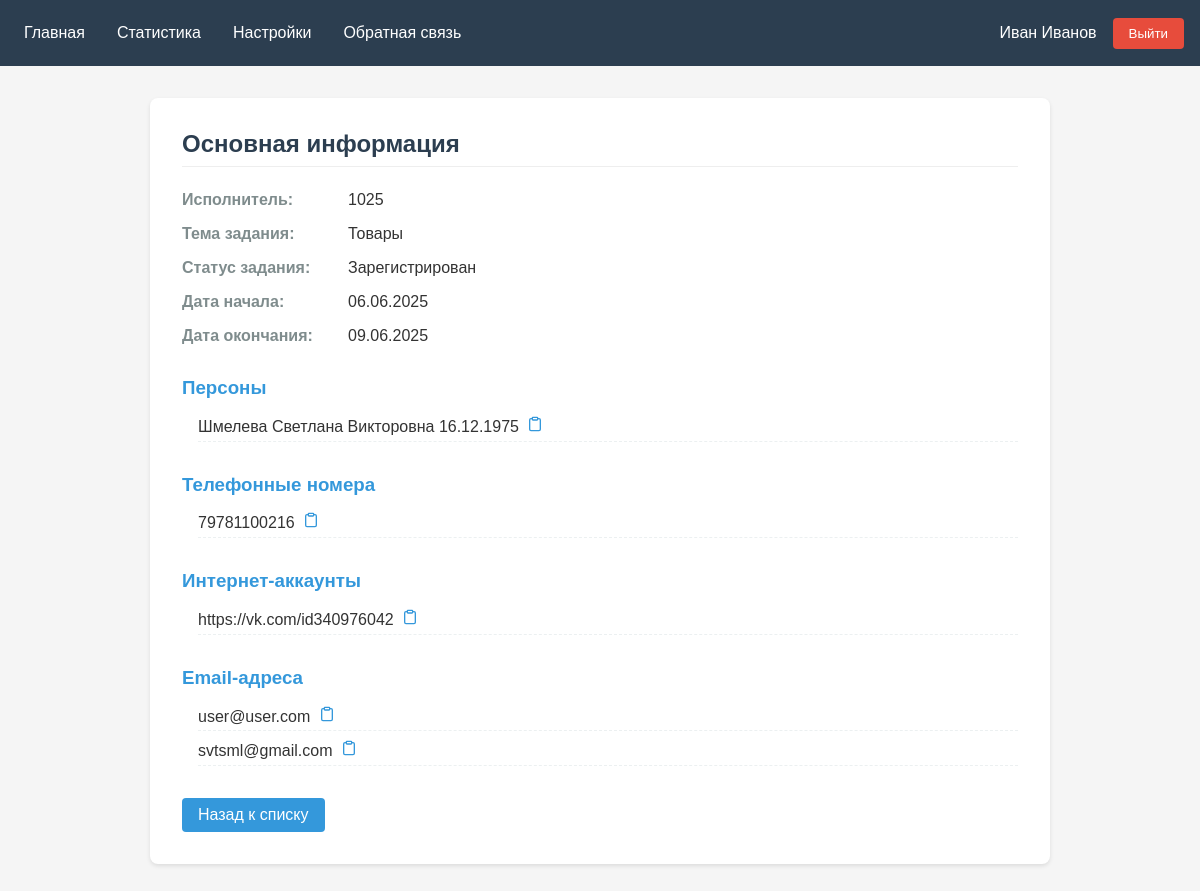
Screenshot of /tasker/1 with the database file from the repository.
### tasker/models.py (models this page shows, shortened)
class Tasks(models.Model):
    user = models.ForeignKey(Users, on_delete=models.PROTECT)
    subject = models.ForeignKey(TaskSubjects, on_delete=models.PROTECT)
    status = models.ForeignKey(TaskStatus, on_delete=models.PROTECT, default=get_default_status)
    start_date = models.DateField()
    end_date = models.DateField()

class Users(models.Model):
    user_number = models.IntegerField()
    abbreviation = models.CharField()
    def __str__(self):
        return str(self.user_number)

class TaskSubjects(models.Model):
    name = models.CharField()
    synonym = models.CharField()
    def __str__(self):
        return self.synonym

class TaskStatus(models.Model):
    status = models.CharField()
    def __str__(self):
        return self.status

class TaskPersons(models.Model):
    task = models.ForeignKey(Tasks, on_delete=models.PROTECT)
    person = models.CharField()

class TaskPhoneNumbers(models.Model):
    task = models.ForeignKey(Tasks, on_delete=models.PROTECT)
    phone = models.IntegerField()

class TaskInternetAccounts(models.Model):
    task = models.ForeignKey(Tasks, on_delete=models.PROTECT)
    internet_account = models.CharField()

class TaskEmails(models.Model):
    task = models.ForeignKey(Tasks, on_delete=models.PROTECT)
    email = models.EmailField()

### tasker/views.py (the view)
# urls.py: path("<int:id>", views.detail),
def detail(request, id):
    task = Tasks.objects.get(id=id)
    return render(request,
                  "detail.html",
                  {'active_tab': 'task-details', "task": task})

### tasker/templates/detail.html (shortened to what this page needs)
{% extends "menu.html" %}
{% block content %}
<div class="task-detail">
    <div class="task-info">
        <h2>Основная информация</h2>
        <div class="info-grid">
            <div class="info-label">Исполнитель:</div>
            <div class="info-value">{{ task.user }}</div>
            <div class="info-label">Тема задания:</div>
            <div class="info-value">{{ task.subject }}</div>
            <div class="info-label">Статус задания:</div>
            <div class="info-value">{{ task.status }}</div>
            <div class="info-label">Дата начала:</div>
            <div class="info-value">{{ task.start_date|date:"d.m.Y" }}</div>
            <div class="info-label">Дата окончания:</div>
            <div class="info-value">{{ task.end_date|date:"d.m.Y" }}</div>
        </div>
    </div>
    <div class="related-data">
        <div class="data-section">
            <h3>Персоны</h3>
            <ul>
                {% for person in task.taskpersons_set.all %}
                    <li>
                        <span class="copy-text">{{ person.person }}</span>
                        {% include "includes/copy_button.html" %}
                    </li>
                {% empty %}
                    <li>Нет привязанных персон</li>
                {% endfor %}
            </ul>
        </div>
        <div class="data-section">
            <h3>Телефонные номера</h3>
            <ul>
                {% for phone in task.taskphonenumbers_set.all %}
                    <li>
                        <span>{{ phone.phone }}</span>
                        {% include "includes/copy_button.html" %}
                    </li>
                {% empty %}
                    <li>Нет привязанных номеров</li>
                {% endfor %}
            </ul>
        </div>
        <div class="data-section">
            <h3>Интернет-аккаунты</h3>
            <ul>
                {% for account in task.taskinternetaccounts_set.all %}
                    <li>
                        <span>{{ account.internet_account }}</span>
                        {% include "includes/copy_button.html" %}
                    </li>
                {% empty %}
                    <li>Нет привязанных аккаунтов</li>
                {% endfor %}
            </ul>
        </div>
        <div class="data-section">
            <h3>Email-адреса</h3>
            <ul>
                {% for email in task.taskemails_set.all %}
                    <li>
                        <span>{{ email.email }}</span>
                        {% include "includes/copy_button.html" %}
                    </li>
                {% empty %}
                    <li>Нет привязанных email-адресов</li>
                {% endfor %}
            </ul>
        </div>
    </div>
    <a href="/" class="back-btn">Назад к списку</a>
</div>
{% endblock content %}

### tasker/templates/menu.html (shortened to what this page needs)
<!DOCTYPE html>
{% load static %}
<html lang="ru">
<head>
    <link rel="stylesheet" href="{% static 'css/styles.css' %}" />
</head>
<body>
    <nav>
        <div class="nav-left">
            <a href="/" class="{% if active_tab == 'index' %}active{% endif %}">Главная</a>
            <a href="stats" class="{% if active_tab == 'stats' %}active{% endif %}">Статистика</a>
            <a href="settings" class="{% if active_tab == 'settings' %}active{% endif %}">Настройки</a>
            <a href="feedback" class="{% if active_tab == 'feedback' %}active{% endif %}">Обратная связь</a>
        </div>
        <div class="nav-right">
            <span class="user-info">Иван Иванов</span>
            <button class="logout-btn">Выйти</button>
        </div>
    </nav>
    <div class="container">
        {% block content%}Контент{% endblock content %}
    </div>
</body>
</html>

### tasker/templates/includes/copy_button.html
<button class="copy-btn" onclick="copyToClipboard(this)" title="Копировать">
    <svg width="16" height="16" viewBox="0 0 24 24" fill="none" stroke="#3498db" stroke-width="2">
        <path d="M16 4h2a2 2 0 0 1 2 2v14a2 2 0 0 1-2 2H6a2 2 0 0 1-2-2V6a2 2 0 0 1 2-2h2"></path>
        <rect x="8" y="2" width="8" height="4" rx="1" ry="1"></rect>
    </svg>
</button>

### tasker/static/css/styles.css (style rules this page uses)
* { margin: 0; padding: 0; box-sizing: border-box; font-family: Arial, sans-serif; }
body { background-color: #f5f5f5; color: #333; }
nav { background: #2c3e50; display: flex; justify-content: space-between; padding: 1rem; }
.nav-left, .nav-right { display: flex; align-items: center; }
nav a { color: white; text-decoration: none; margin-right: 1rem; padding: 0.5rem; }
.user-info { color: white; margin-right: 1rem; }
.logout-btn { background: #e74c3c; color: white; border: none; padding: 0.5rem 1rem; border-radius: 4px; cursor: pointer; }
.container { max-width: 1200px; margin: 2rem auto; padding: 0 1rem; }
button, .details-btn, .back-btn { background: #3498db; color: white; border: none; padding: 0.5rem 1rem; border-radius: 4px; cursor: pointer; text-decoration: none; display: inline-block; }
.task-detail { max-width: 900px; margin: 0 auto; background: white; padding: 2rem; border-radius: 8px; box-shadow: 0 2px 4px rgba(0,0,0,0.1); }
.task-info h2, .related-data h2 { color: #2c3e50; border-bottom: 1px solid #eee; padding-bottom: 0.5rem; margin-bottom: 1.5rem; }
.info-grid { display: grid; grid-template-columns: 150px 1fr; gap: 1rem; margin-bottom: 2rem; }
.info-label { font-weight: bold; color: #7f8c8d; }
.data-section { margin-bottom: 2rem; }
.data-section h3 { color: #3498db; margin-bottom: 0.5rem; }
.data-section ul { list-style-type: none; padding-left: 1rem; }
.data-section li { padding: 0.3rem 0; border-bottom: 1px dashed #ecf0f1; }
.copy-btn { background: none; border: none; padding: 4px; cursor: pointer; line-height: 0; }
.copy-btn svg { display: block; transition: stroke 0.2s; }

### rows the page displays
Tasks: user "1025", subject "Товары", status "Зарегистрирован", start_date "06.06.2025", end_date "09.06.2025"
TaskPersons: person "Шмелева Светлана Викторовна 16.12.1975"
TaskPhoneNumbers: phone "79781100216"
TaskInternetAccounts: internet_account "https://vk.com/id340976042"
TaskEmails: email "user@user.com"
TaskEmails: email "svtsml@gmail.com"
